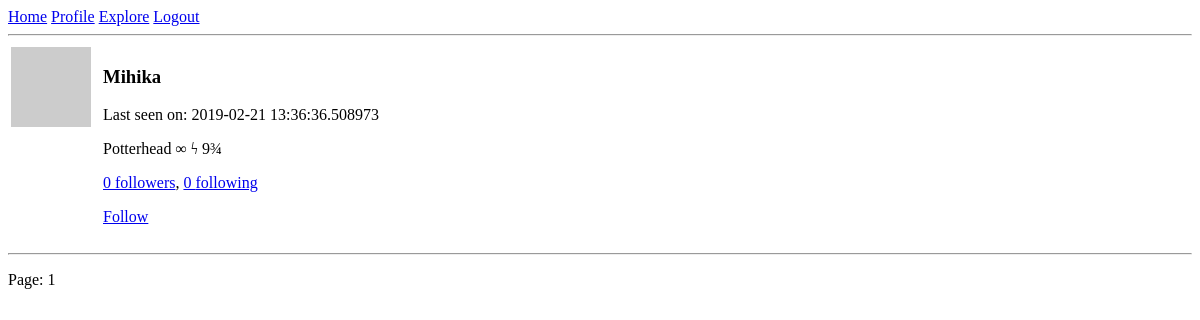
/user/Mihika (signed in), run on an earlier commit of the app's database.
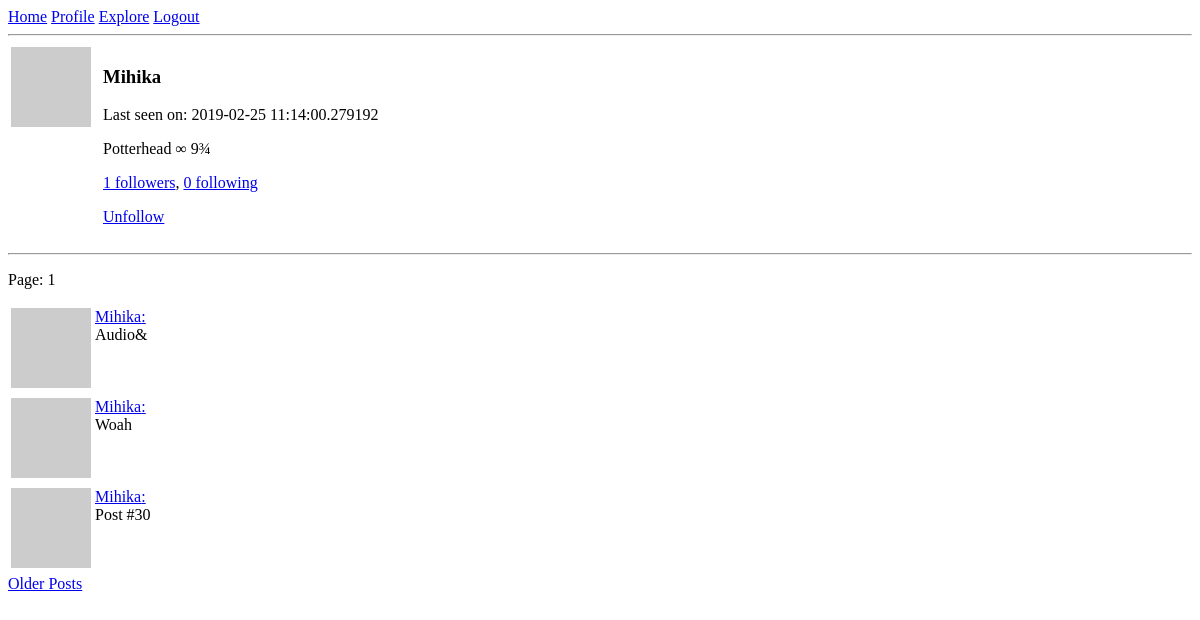
And on a later commit of the database.
### app/models.py (models this page shows, shortened)
class User(UserMixin, db.Model):
	id = db.Column(db.Integer, primary_key=True)
	username = db.Column(db.String(64), unique=True, index=True)
	email = db.Column(db.String(128), unique=True, index=True)
	password = db.Column(db.String(64), unique=True, index=True)
	about_me = db.Column(db.String(140))
	last_seen = db.Column(db.DateTime, default=datetime.utcnow)
	posts = db.relationship('Post', backref='author', lazy='dynamic')
	followed = db.relationship('User', secondary=followers, primaryjoin=(followers.c.follower_id == id), secondaryjoin=(
		followers.c.followed_id == id), backref=db.backref('followers', lazy='dynamic'), lazy='dynamic')
	def avatar(self, size):
		x = "hey8989"+self.email
		digest = md5(x.lower().encode('utf-8')).hexdigest()
		return 'https://www.gravatar.com/avatar/{}?d=identicon&s={}'.format(digest, size)
	def is_following(self, user):
		return self.followed.filter(followers.c.followed_id == user.id).count() > 0

class Post(db.Model):
	id = db.Column(db.Integer, primary_key=True)
	body = db.Column(db.String(140))
	timestamp = db.Column(db.DateTime, index=True, default=datetime.utcnow)
	user_id = db.Column(db.Integer, db.ForeignKey('user.id'))

### app/routes.py (the view)
@app.route('/user/<username>')
@login_required
def user(username):
	user = User.query.filter_by(username=username).first_or_404()
	page = request.args.get('page', 1, type=int)
	posts = user.posts.order_by(Post.timestamp.desc()).paginate(page, app.config['POSTS_PER_PAGE'], False)
	prev_url = url_for('user', username=user.username, page=posts.prev_num) if posts.has_prev else None
	next_url = url_for('user', username=user.username, page=posts.next_num) if posts.has_next else None
	return render_template('user.html', title="title", user=user, posts=posts.items, prev_url=prev_url, next_url=next_url, page=page)

### app/models.py (called while the page is built)
@login.user_loader
def load_user(id):
	return User.query.get(int(id))

### app/routes.py (called while the page is built)
@app.before_request
def before_request():
	if current_user.is_authenticated:
		current_user.last_seen = datetime.utcnow()
		db.session.commit()

### app/templates/user.html (shortened to what this page needs)
{% extends "base.html" %}
{% block content %}
    <table>
         <tr valign="top">
            <td> <img src = "{{ user.avatar(128) }}"> </td>
            <td></td>
            <td></td>
            <td>
                <h3>{{ user.username }}</h3>
                {% if user.last_seen %}
                    Last seen on: {{ user.last_seen }}
                {% endif %}
                {% if user.about_me %}
                    <p>{{ user.about_me }}</p>
                {% endif %}
                <p>
                    <a href = "{{ url_for('followers', username=user.username) }}">{{ user.followers.count() }} followers</a>,
                    <a href = "{{ url_for('following', username=user.username) }}">{{ user.followed.count() }} following </a>
                </p>
                {% if user == current_user %}
                    <p><a href = "{{ url_for('edit_profile') }}">Edit your profile</a></p>
                {% elif not current_user.is_following(user) %}
                    <p><a href = "{{ url_for('follow', username=user.username) }}">Follow</a></p>
                {% else %}
                    <p><a href = "{{ url_for('unfollow', username=user.username) }}">Unfollow</a></p>
                {% endif %}
            </td>
        </tr>
    </table>
    <hr>
    <p>Page: {{ page }}</p>
    {% for post in posts %}
        {% include '_post.html' %}
    {% endfor %}
    {% if next_url %}
    <a href="{{ next_url }}">Older Posts</a>
    {% endif %}
{% endblock %}

### app/templates/base.html (shortened to what this page needs)
<!DOCTYPE html>
<html>
    <head>
    </head>
    <body>
        <div>
            {% if not current_user.is_anonymous %}
                <a href = "{{ url_for('index') }}">Home</a>
                <a href = "{{ url_for('user', username=current_user.username) }}">Profile</a>
                <a href = "{{ url_for('explore') }}">Explore</a>
                <a href = "{{ url_for('logout') }}">Logout</a>
                <hr>
            {% endif %}
        </div>
        {% block content %} {% endblock %}
    </body>
</html>

### app/templates/_post.html
<table>
    <tr valign="top">
        <td> <img src = "{{post.author.avatar(32)}}"> </td>
        <td>
            <a href="{{ url_for('user', username=post.author.username) }}">{{post.author.username}}:</a><br>
            {{post.body}}
        </td>
    </tr>
</table>

What changed in the data, as far as the page shows it:
changed User "Mihika": last_seen "2019-02-21 13:36:36.508973" → "2019-02-25 11:14:00.279192"; about_me "Potterhead ∞ ϟ 9¾" → "Potterhead ∞ 9¾"
added Post: author.username "Mihika", body "Audio&"
added Post: author.username "Mihika", body "Woah"
added Post: author.username "Mihika", body "Post #30"
Also different on the page:
{{ user.followers.count() }}: "0" → "1"
text no longer shown: "Follow"
text now shown: "Unfollow Older Posts"
